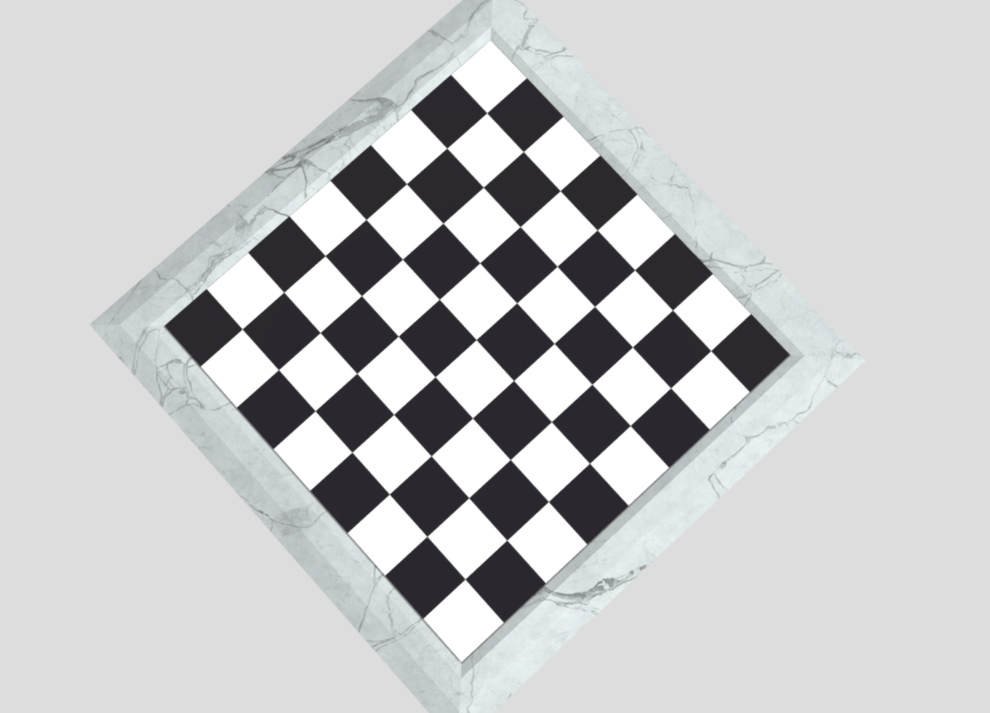
#> input picture tabish/samples/shutter_stock/a.png, 990 x 713 px, shrunk from 1566 x 1128 before the run, found by its file name
$ python trying_harris_corner_detection.py
#> lines starting #> are read from the running program, lines starting #| are printed output that depends on the picture; after the words box and inside, x2 and y2 are one past the last pixel; in counts of white or black regions, pixels touching at a corner belong together
import numpy as np
import cv2 as cv
from pathlib import Path

def show(img: np.array, title='untitled') -> None:
    cv.imshow(title, img)
    cv.waitKey(0)
    cv.destroyAllWindows()

filename = Path(__file__).resolve().parent / 'experimenting' / 'online_images' / 'a.png'
img = cv.imread(filename)
#> img is the input picture: shape (713, 990, 3); mean B, G, R 200.2, 199.3, 198.5
gray = cv.cvtColor(img,cv.COLOR_BGR2GRAY)

# find Harris corners
gray = np.float32(gray)
dst = cv.cornerHarris(gray,2,3,0.04)
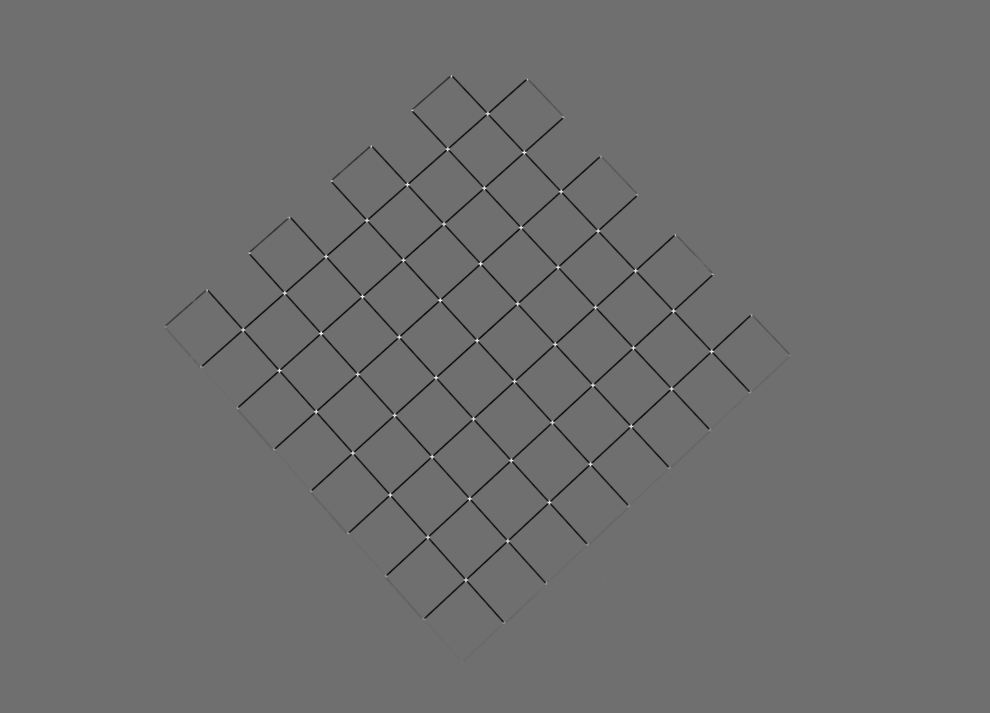
#> dst: shape (713, 990) float32; min -37610412, max 48299924, mean -389030.3; drawn with min black and max white
dst = cv.dilate(dst,None)
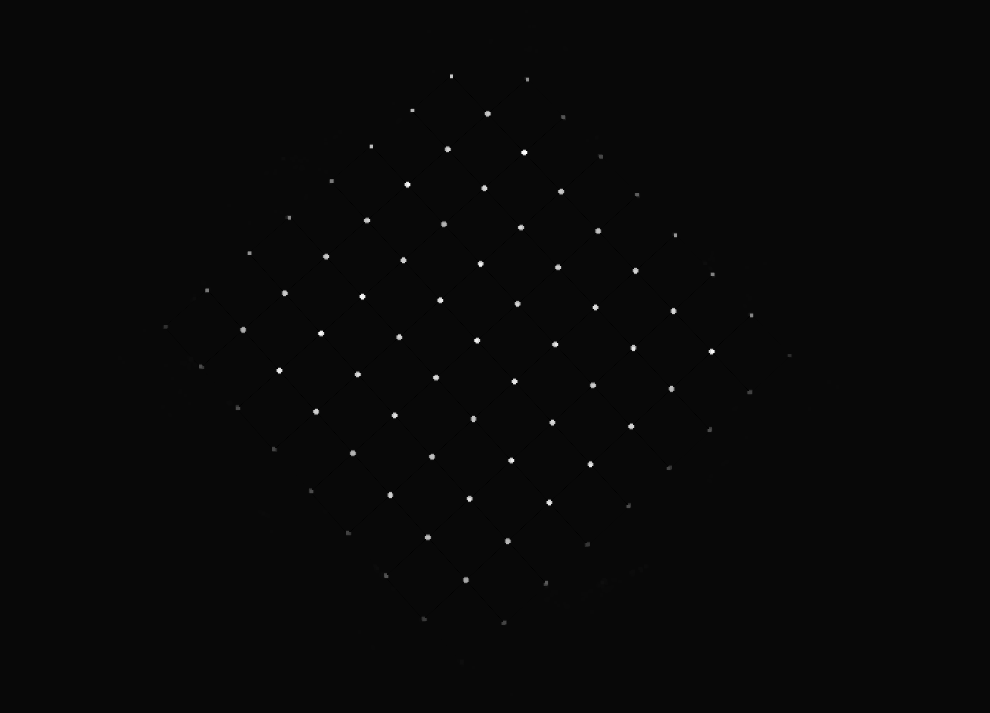
#> dst: shape (713, 990) float32; min -1725172.5, max 48299924, mean 76613.8; drawn with min black and max white
ret, dst = cv.threshold(dst,0.01*dst.max(),255,0)
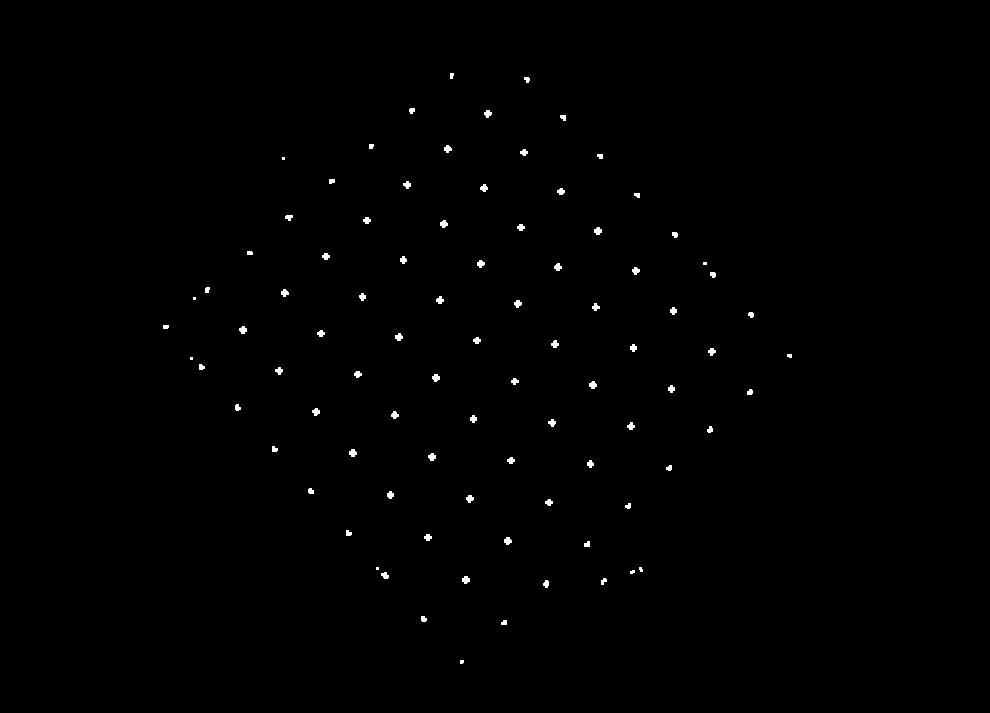
#> dst: shape (713, 990) float32; 0.43% white; 88 white regions (9 under 20 px), largest, box (x1, y1, x2, y2) and area: (594, 227, 602, 235) 47, (349, 449, 357, 457) 47, (462, 576, 470, 584) 47
#> ret = 482999.2
dst = np.uint8(dst)

# find centroids
ret, labels, stats, centroids = cv.connectedComponentsWithStats(dst)
#> labels: shape (713, 990) int32; 89 distinct labels, from 0 to 88
#> ret = 89; stats = 89 rows, first 6: [0, 0, 990, 713, 702836], [450, 73, 4, 6, 21], [524, 77, 6, 6, 27], [409, 108, 6, 6, 29], [484, 110, 8, 8, 44], [560, 115, 6, 6, 29]; centroids = 89 pairs, first value 165.4 to 789.2, second value 75.29 to 661.4

# define the criteria to stop and refine the corners
criteria = (cv.TERM_CRITERIA_EPS + cv.TERM_CRITERIA_MAX_ITER, 100, 0.001)
corners = cv.cornerSubPix(gray,np.float32(centroids),(5,5),(-1,-1),criteria)
#> corners = 89 pairs, first value 163.7 to 789.7, second value 74.45 to 661.9

# Now draw them
res = np.hstack((centroids,corners))
#> res = 89 rows, first 6: [494.6, 356, 495, 360.1], [451.3, 75.29, 450.5, 74.45], [526.7, 79.11, 526.4, 77.8], [411.5, 110.2, 410.6, 109.4], [487.4, 113.3, 486.8, 112.8], [562.9, 117.1, 562.9, 116.2]
res = np.int8(res)
#> res = 89 rows, first 6: [-18, 100, -17, 104], [-61, 75, -62, 74], [14, 79, 14, 77], [-101, 110, -102, 109], [-25, 113, -26, 112], [50, 117, 50, 116]
img[res[:,1],res[:,0]]=[0,0,255]
#> img: shape (713, 990, 3); 0.01% of pixels changed, all inside (x1, y1, x2, y2) = (2, 0, 989, 710)
img[res[:,3],res[:,2]] = [0,255,0]
#> img: shape (713, 990, 3); mean B, G, R 200.2, 199.3, 198.5

show(img)
